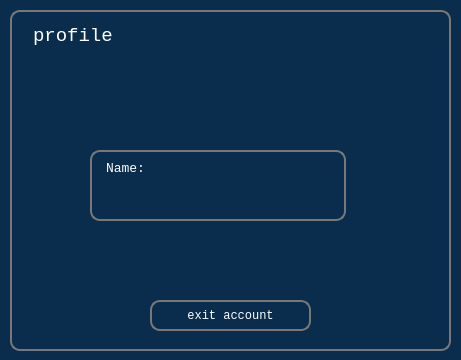
<?xml version="1.0" encoding="UTF-8"?>
<ui version="4.0">
 <class>Dialog</class>
 <widget class="QDialog" name="Dialog">
  <property name="geometry">
   <rect>
    <x>0</x>
    <y>0</y>
    <width>461</width>
    <height>360</height>
   </rect>
  </property>
  <property name="windowTitle">
   <string>Dialog</string>
  </property>
  <property name="styleSheet">
   <string notr="true">background-color:#0a2d4d;</string>
  </property>
  <widget class="QFrame" name="login">
   <property name="geometry">
    <rect>
     <x>10</x>
     <y>10</y>
     <width>441</width>
     <height>341</height>
    </rect>
   </property>
   <property name="styleSheet">
    <string notr="true">background-color:#0a2d4d;
color: white;
border-radius: 10px;
border: 2px solid rgb(135, 135, 135);  
padding: 5px 10px;
border-color: rgb(120, 120, 120); </string>
   </property>
   <property name="frameShape">
    <enum>QFrame::StyledPanel</enum>
   </property>
   <property name="frameShadow">
    <enum>QFrame::Raised</enum>
   </property>
   <widget class="QLabel" name="profile_title">
    <property name="geometry">
     <rect>
      <x>10</x>
      <y>10</y>
      <width>111</width>
      <height>31</height>
     </rect>
    </property>
    <property name="font">
     <font>
      <family>Courier New</family>
     </font>
    </property>
    <property name="styleSheet">
     <string notr="true">background-color:#0a2d4d;
color: white;
border-radius: 0px;
border: 0px solid rgb(135, 135, 135);  
padding: 5px 10px;
border-color: rgb(120, 120, 120); </string>
    </property>
    <property name="text">
     <string>&lt;html&gt;&lt;head/&gt;&lt;body&gt;&lt;p&gt;&lt;span style=&quot; font-size:14pt;&quot;&gt;profile&lt;/span&gt;&lt;/p&gt;&lt;/body&gt;&lt;/html&gt;</string>
    </property>
   </widget>
   <widget class="QPushButton" name="profile_button">
    <property name="geometry">
     <rect>
      <x>140</x>
      <y>290</y>
      <width>161</width>
      <height>31</height>
     </rect>
    </property>
    <property name="font">
     <font>
      <family>Courier New</family>
     </font>
    </property>
    <property name="text">
     <string>exit account</string>
    </property>
   </widget>
   <widget class="QTextBrowser" name="Name_profile">
    <property name="geometry">
     <rect>
      <x>80</x>
      <y>140</y>
      <width>256</width>
      <height>71</height>
     </rect>
    </property>
    <property name="font">
     <font>
      <family>Courier New</family>
      <pointsize>10</pointsize>
     </font>
    </property>
    <property name="html">
     <string>&lt;!DOCTYPE HTML PUBLIC &quot;-//W3C//DTD HTML 4.0//EN&quot; &quot;http://www.w3.org/TR/REC-html40/strict.dtd&quot;&gt;
&lt;html&gt;&lt;head&gt;&lt;meta name=&quot;qrichtext&quot; content=&quot;1&quot; /&gt;&lt;meta charset=&quot;utf-8&quot; /&gt;&lt;style type=&quot;text/css&quot;&gt;
p, li { white-space: pre-wrap; }
hr { height: 1px; border-width: 0; }
li.unchecked::marker { content: &quot;\2610&quot;; }
li.checked::marker { content: &quot;\2612&quot;; }
&lt;/style&gt;&lt;/head&gt;&lt;body style=&quot; font-family:'Courier New'; font-size:10pt; font-weight:400; font-style:normal;&quot;&gt;
&lt;p style=&quot; margin-top:0px; margin-bottom:0px; margin-left:0px; margin-right:0px; -qt-block-indent:0; text-indent:0px;&quot;&gt;Name:&lt;/p&gt;&lt;/body&gt;&lt;/html&gt;</string>
    </property>
   </widget>
  </widget>
 </widget>
 <resources/>
 <connections/>
</ui>
